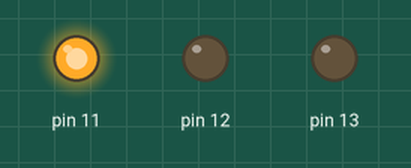
This sketch was run on a simulated Arduino Uno, built with avr-gcc and run on an emulated ATmega328P. Parts: output pins drawn as LEDs (lit = HIGH).

Above: at 1.5 s.
At 3.62 s:
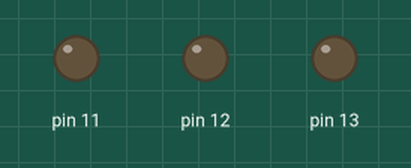
At 5.5 s:
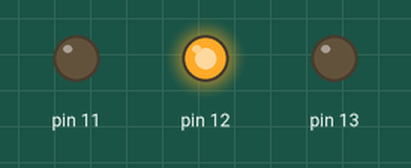
At 7.5 s:
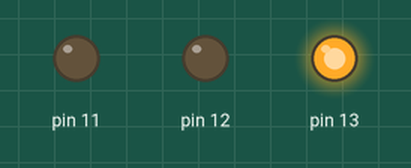
Timing chart, 0 to 11.7 s (numbered marks = the images above):
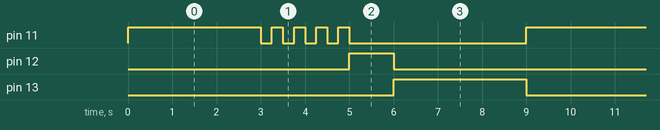

Measured:
- by itself, pin 11: repeats every 9.0 s: 4 × (LOW 0.25 s, HIGH 0.25 s), LOW 4.0 s, HIGH 3.0 s
- by itself, pin 12: alternates HIGH for 1.0 s and LOW for 8.0 s
- by itself, pin 13: alternates HIGH for 3.0 s and LOW for 6.0 s

The sketch:

S0854010_sketch_sep17a.ino
```cpp
void setup() {
  // put your setup code here, to run once:
  pinMode(13,OUTPUT);
  pinMode(12,OUTPUT);
  pinMode(11,OUTPUT);
}

void loop() {
  // put your main code here, to run repeatedly:
  for(int i = 0; i < 36;i++)
  {
    if(i < 12){
       tl(11,1);
    }else if(i >= 12 && i <20){
      if(i % 2 == 0){
          tl(11,0);
        }else{
          tl(11,1);
        }
    } else if(i >=20 && i < 24 ){
      tl(12,1);
    }else {
      tl(13,1);
    }
    delay(1000/4);
    tl(13,0);
  }

}

void tl(int pin,int hl){
  if(hl == 0){
    digitalWrite(13,LOW);
    digitalWrite(12,LOW);
    digitalWrite(11,LOW);
  }else{
    digitalWrite(pin,HIGH);
  }

}
```
